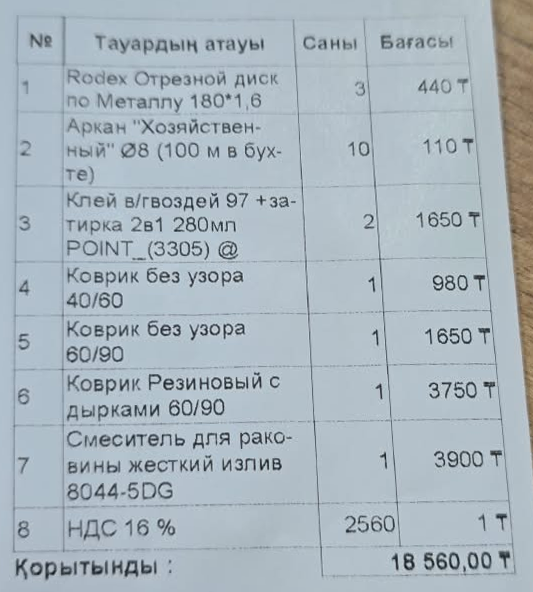
#> input picture _skipped_e54310b7a330459d9968cc4a53633549/rectified.png, 533 x 592 px
$ python -i receipt_orientation_detector.py   (imports and definitions only)
#> lines starting #> are read from the running program, lines starting #| are printed output that depends on the picture; after the words box and inside, x2 and y2 are one past the last pixel; in counts of white or black regions, pixels touching at a corner belong together
#> further down, picture is the input picture: shape (592, 533, 3); mean B, G, R 190.7, 182.2, 169.8
# -*- coding: utf-8 -*-
"""Определение ориентации чеков Торгсофт, используя RapidOCR из основного App.

Структура проекта:
    App/
    App/receipt_orientation_detector.py
    experiment_outputs/
    models/cyrillic_PP-OCRv5_rec_mobile.onnx

ДВА режима: normal (портрет пропускается без OCR), recovery (поиск по 4 углам).
1. Существующий веб-конвейер передаёт уже созданные engine и ocr_lock:
     image, info = orient_receipt(image, engine=self.engine, ocr_lock=self.ocr_lock)
2. Экспериментальный запуск создаёт RapidOCR с ТОЙ ЖЕ моделью из App.ocr_run.MODEL.

В модуле НЕ используются Tesseract, shell и дополнительные модели.
Коррекция EXIF должна выполняться перед вызовом (CLI делает это автоматически).
"""
from __future__ import annotations

import argparse
from contextlib import nullcontext
import json
from pathlib import Path
import re
from typing import Any

import cv2
import numpy as np

VERSION = "receipt-orientation-rapidocr-1.4"

# Слова и выражения, специфичные для печатных предзаказов Торгсофт.
# Баллы помогают выбрать читаемую ориентацию, но сами по себе поворот не разрешают.
ANCHORS = {
    "ТАПСЫРЫС": 9, "ЗАКАЗ": 6, "ПРЕДЗАКАЗ": 7,
    "ПРОДАВЕЦ": 5, "САТУШЫ": 4,
    "ТАУАРДЫҢ": 5, "ТАУАРДЫН": 5, "АТАУЫ": 4,
    "САНЫ": 4, "БАҒАСЫ": 5, "БАГАСЫ": 5,
    "ҚОРЫТЫНДЫ": 6, "КОРЫТЫНДЫ": 6, "ИТОГО": 6,
    "НДС": 3, "ВСЕГО": 3, "ЦЕНА": 3, "КОЛИЧЕСТВО": 3,
}
HEADER_TERMS = ("ТАПСЫРЫС", "ПРЕДЗАКАЗ", "ПРОДАВЕЦ", "ЗАКАЗ", "САТУШЫ")
TABLE_TERMS = ("ТАУАРДЫҢ", "ТАУАРДЫН", "АТАУЫ", "САНЫ", "БАҒАСЫ", "БАГАСЫ", "ЦЕНА")
BOTTOM_TERMS = ("ҚОРЫТЫНДЫ", "КОРЫТЫНДЫ", "ИТОГО", "ВСЕГО")


# [10 lines left out: function rotate_clockwise, not called in this run]


def _preview(image: np.ndarray, max_side: int) -> np.ndarray:
    """Уменьшенный кадр для дешёвого поиска ориентации, не для окончательного OCR."""
#> called with max_side = 1600
    h, w = image.shape[:2]
#> h = 592; w = 533
    factor = min(1.0, max_side / max(h, w))
#> factor = 1
    if factor == 1:
        return image
    return cv2.resize(image, (max(1, round(w * factor)), max(1, round(h * factor))),
                      interpolation=cv2.INTER_AREA)


def _norm(s: str) -> str:
    return re.sub(r"\s+", " ", s.upper().replace("Ё", "Е")).strip()


# [47 lines left out: function _ocr_features, not called in this run]


def _barcode_location(image: np.ndarray, max_side: int = 1600) -> dict[str, Any]:
    """Геометрический поиск области штрихкода (не OCR и не чтение цифр).

    Если OpenCV contrib имеет barcode_BarcodeDetector, используем его.
    Иначе ищем пакет узких вертикальных штрихов морфологией. Возможны ложные
    срабатывания: поэтому heuristic лишь ВСПОМОГАТЕЛЬНЫЙ фактор.
    """
    im = _preview(image, max_side)
    h, w = im.shape[:2]
#> h = 592; w = 533
    if hasattr(cv2, "barcode_BarcodeDetector"):
        try:
            found, points = cv2.barcode_BarcodeDetector().detect(im)
#> found = False; points = None
            if found and points is not None:
                centers = np.asarray(points, dtype=np.float32).reshape((-1, 4, 2)).mean(axis=1)
                if len(centers):
                    return {"found": True, "source": "opencv_barcode",
                            "center_y_normalized": round(float(max(p[1] for p in centers)) / h, 4)}
        except (cv2.error, ValueError):
            pass

    gray = cv2.cvtColor(im, cv2.COLOR_BGR2GRAY) if im.ndim == 3 else im
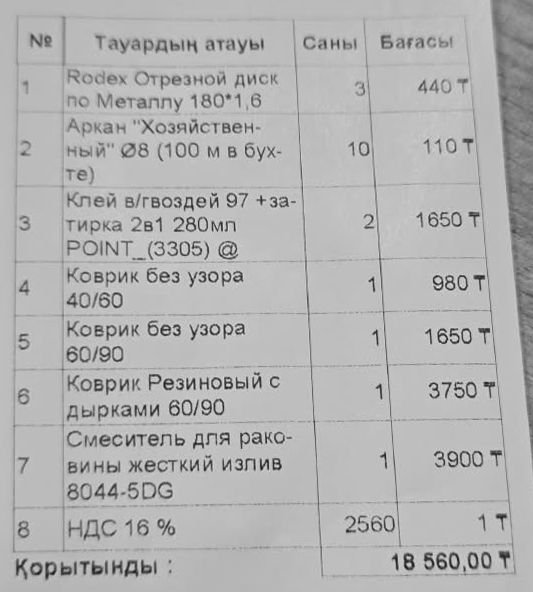
#> gray: shape (592, 533); min 23, max 232, mean 179.5
    _, bw = cv2.threshold(gray, 0, 255, cv2.THRESH_BINARY_INV | cv2.THRESH_OTSU)
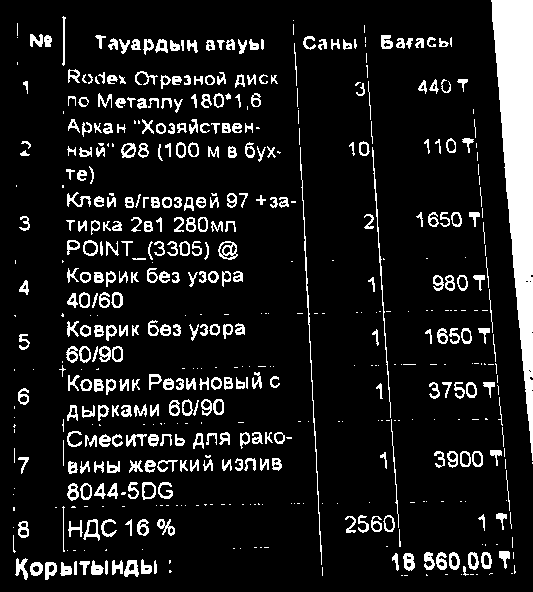
#> bw: shape (592, 533); 11.3% white; 556 white regions (213 under 20 px), largest, box (x1, y1, x2, y2) and area: (491, 0, 533, 461) 10182, (300, 147, 322, 565) 530, (372, 147, 391, 418) 366
    length = max(15, round(h * 0.018))
#> length = 15
    bars = cv2.morphologyEx(bw, cv2.MORPH_OPEN,
                            cv2.getStructuringElement(cv2.MORPH_RECT, (1, length)))
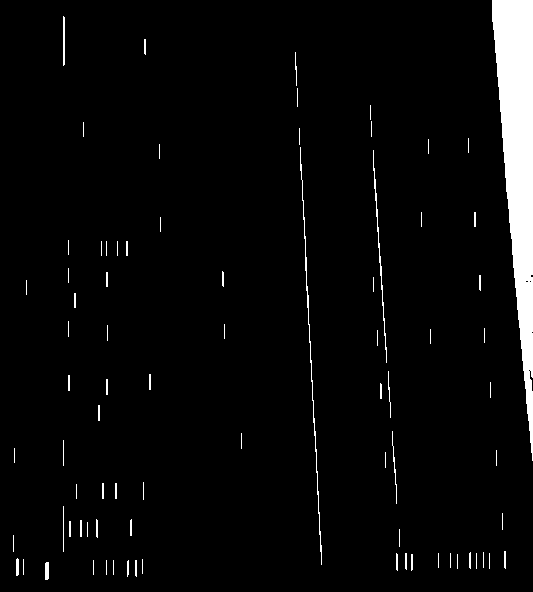
#> bars: shape (592, 533); 4.1% white; 81 white regions (45 under 20 px), largest, box (x1, y1, x2, y2) and area: (492, 0, 533, 461) 10162, (300, 147, 322, 565) 505, (373, 150, 387, 363) 287
    merged = cv2.dilate(bars, cv2.getStructuringElement(
        cv2.MORPH_RECT, (max(12, round(w * 0.035)), 5)))
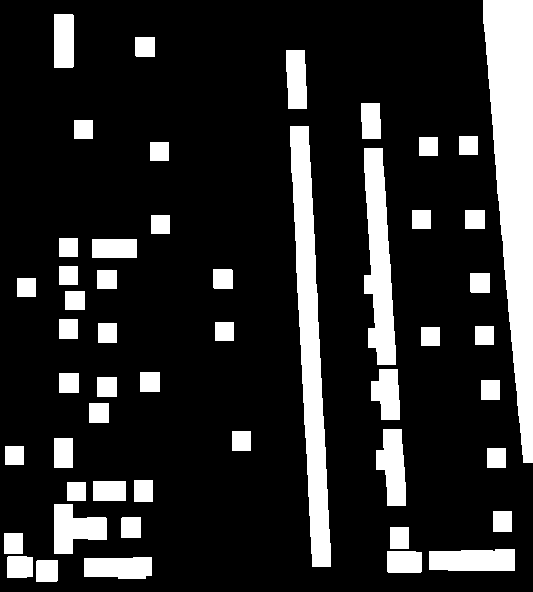
#> merged: shape (592, 533); 17.4% white; 51 white regions, largest, box (x1, y1, x2, y2) and area: (483, 0, 533, 463) 14444, (290, 126, 331, 567) 8552, (364, 148, 396, 365) 4550
    count, _, stats, _ = cv2.connectedComponentsWithStats(merged)
#> count = 52; stats = 52 rows, first 6: [0, 0, 533, 592, 260623], [483, 0, 50, 463, 14444], [54, 14, 20, 54, 1078], [135, 37, 20, 20, 399], [286, 50, 21, 59, 1131], [361, 103, 20, 36, 687]
    candidates = []
    for x, y, box_w, box_h, area in stats[1:]:
        if (0.14*w <= box_w <= 0.75*w and
                0.035*h <= box_h <= 0.19*h and
                box_w / max(box_h, 1) >= 1.7 and
                0.01*h < y < 0.95*h):
            candidates.append((area, (y + box_h/2) / h))
#> this loop made 51 passes
#> (x, y, box_w, box_h, area) on passes 1 to 12: (483, 0, 50, 463, 14444), (54, 14, 20, 54, 1078), (135, 37, 20, 20, 399), (286, 50, 21, 59, 1131), (361, 103, 20, 36, 687), (74, 120, 19, 19, 361), (290, 126, 41, 441, 8552), (419, 137, 19, 19, 361), (459, 136, 19, 19, 361), (150, 142, 19, 19, 361), (364, 148, 32, 217, 4550), (412, 210, 19, 19, 361)
#> after the loop, candidates = [(1773, 0.946)]
    if candidates:
        _, cy = max(candidates)
#> cy = 0.946
        return {"found": True, "source": "vertical_bars_heuristic",
                "center_y_normalized": round(float(cy), 4)}
    return {"found": False, "source": "none", "center_y_normalized": None}


# [249 lines left out: functions _layout, _evaluate, _skipped_portrait_report, detect_orientation, orient_receipt, _read_photo_with_exif and 2 more, not called in this run]


# [2 lines not run here, left out]

>>> import cv2
>>> picture = cv2.imread('../_skipped_e54310b7a330459d9968cc4a53633549/rectified.png')
>>> result = _barcode_location(picture)
#> result = {'found': True, 'source': 'vertical_bars_heuristic', 'center_y_normalized': 0.946}

$ run again, on _skipped_e54310b7a330459d9968cc4a53633549/header.png
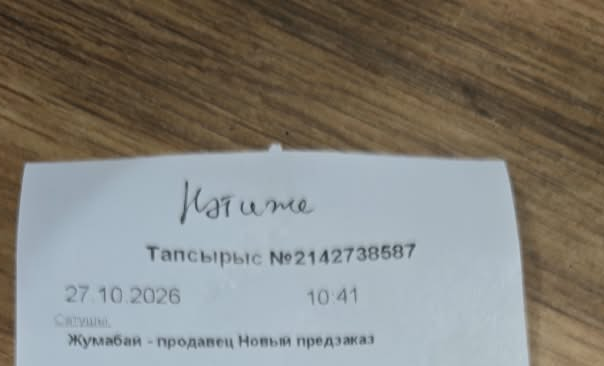
#> input picture _skipped_e54310b7a330459d9968cc4a53633549/header.png, 604 x 366 px
#> picture is the input picture: shape (366, 604, 3); mean B, G, R 122, 129, 131.2
#> found = False; points = None
#> in _barcode_location, `_, bw = cv2.threshold(gray, 0, 255, cv2.THRESH_BINARY_INV | cv2.THRESH..`:
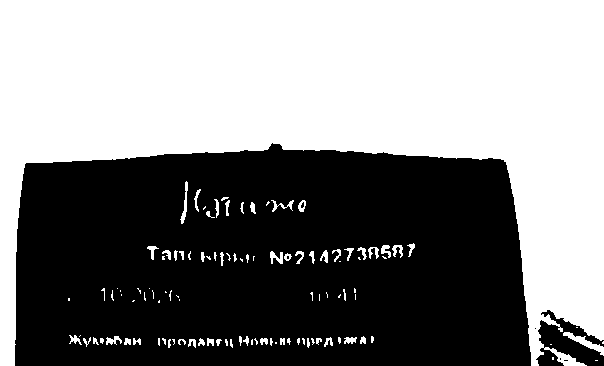
#> bw: shape (366, 604); 52.5% white; 7 black regions (5 under 20 px), largest, box (x1, y1, x2, y2) and area: (15, 143, 531, 366) 103018, (536, 310, 604, 366) 1957
#> bars: shape (366, 604); 51% white; 3 black regions (1 under 20 px), largest, box (x1, y1, x2, y2) and area: (15, 143, 531, 366) 105750, (536, 310, 604, 366) 2614
#> in _barcode_location, `merged = cv2.dilate(bars, cv2.getStructuringElement( cv2.MORPH_RECT, (..`:
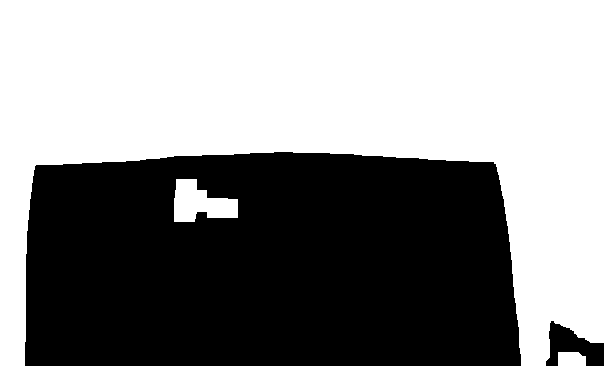
#> merged: shape (366, 604); 54.8% white; 2 black regions, box (x1, y1, x2, y2) and area: (25, 152, 521, 366) 98613, (546, 321, 604, 366) 1395
#> count = 4; stats = [[25, 152, 579, 214, 100008], [0, 0, 604, 366, 118908], [174, 179, 64, 43, 1778], [558, 352, 28, 14, 370]]
#> the loop in _barcode_location, `for x, y, box_w, box_h, area in stats[1:]:` made 3 passes
#> after the loop in _barcode_location, `for x, y, box_w, box_h, area in stats[1:]:`: candidates = []
#> result = 3 items
